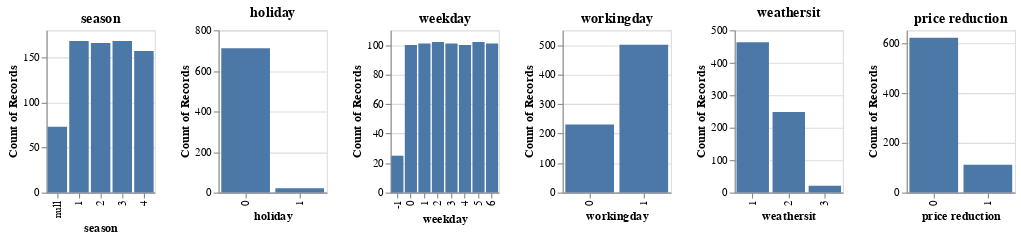

Notebook source saved alongside this figure:
### Code cell
features = ["season", "holiday", "weekday", "workingday", "weathersit", "price reduction"]
charts = []

for feature in features:
    chart = alt.Chart(data).mark_bar().encode(
        x=alt.X(f"{feature}:O", title=feature),
        y='count()',
        tooltip='count()'
    ).properties(
        title=f'{feature}',
        width=100,
        height=150
    )
    charts.append(chart)

alt.hconcat(*charts)

### Figure 1 — Vega-Lite specification as saved in the notebook (floating-point values rounded to 4 significant figures; data arrays with more than 128 entries replaced by an {"elided": "..."} marker saying what was removed)
{"config": {"view": {"continuousWidth": 300, "continuousHeight": 300}}, "hconcat": [{"mark": {"type": "bar"}, "encoding": {"tooltip": {"aggregate": "count", "type": "quantitative"}, "x": {"field": "season", "title": "season", "type": "ordinal"}, "y": {"aggregate": "count", "type": "quantitative"}}, "height": 150, "title": "season", "width": 100}, {"mark": {"type": "bar"}, "encoding": {"tooltip": {"aggregate": "count", "type": "quantitative"}, "x": {"field": "holiday", "title": "holiday", "type": "ordinal"}, "y": {"aggregate": "count", "type": "quantitative"}}, "height": 150, "title": "holiday", "width": 100}, {"mark": {"type": "bar"}, "encoding": {"tooltip": {"aggregate": "count", "type": "quantitative"}, "x": {"field": "weekday", "title": "weekday", "type": "ordinal"}, "y": {"aggregate": "count", "type": "quantitative"}}, "height": 150, "title": "weekday", "width": 100}, {"mark": {"type": "bar"}, "encoding": {"tooltip": {"aggregate": "count", "type": "quantitative"}, "x": {"field": "workingday", "title": "workingday", "type": "ordinal"}, "y": {"aggregate": "count", "type": "quantitative"}}, "height": 150, "title": "workingday", "width": 100}, {"mark": {"type": "bar"}, "encoding": {"tooltip": {"aggregate": "count", "type": "quantitative"}, "x": {"field": "weathersit", "title": "weathersit", "type": "ordinal"}, "y": {"aggregate": "count", "type": "quantitative"}}, "height": 150, "title": "weathersit", "width": 100}, {"mark": {"type": "bar"}, "encoding": {"tooltip": {"aggregate": "count", "type": "quantitative"}, "x": {"field": "price reduction", "title": "price reduction", "type": "ordinal"}, "y": {"aggregate": "count", "type": "quantitative"}}, "height": 150, "title": "price reduction", "width": 100}], "data": {"name": "data-b8677563fe0251ac50b71348b3b780cb"}, "$schema": "https://vega.github.io/schema/vega-lite/v5.16.3.json", "datasets": {"data-b8677563fe0251ac50b71348b3b780cb": {"elided": "732 records"}}}
